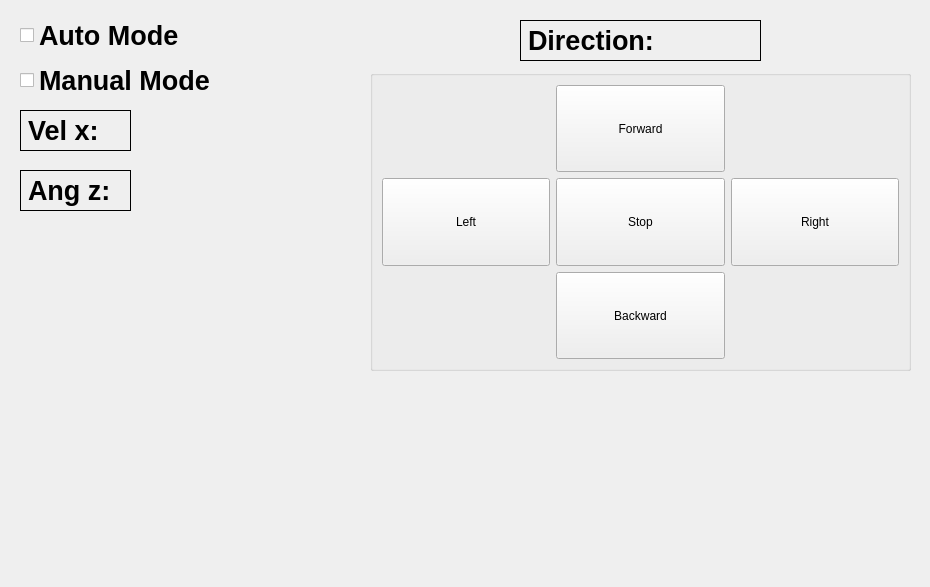
<?xml version="1.0" encoding="UTF-8"?>
<ui version="4.0">
 <class>WINDOW</class>
 <widget class="QWidget" name="WINDOW">
  <property name="geometry">
   <rect>
    <x>0</x>
    <y>0</y>
    <width>930</width>
    <height>587</height>
   </rect>
  </property>
  <property name="windowTitle">
   <string>Form</string>
  </property>
  <widget class="QCheckBox" name="auto_mode_checkbox">
   <property name="enabled">
    <bool>true</bool>
   </property>
   <property name="geometry">
    <rect>
     <x>20</x>
     <y>20</y>
     <width>161</width>
     <height>31</height>
    </rect>
   </property>
   <property name="font">
    <font>
     <pointsize>20</pointsize>
     <weight>75</weight>
     <bold>true</bold>
    </font>
   </property>
   <property name="focusPolicy">
    <enum>Qt::WheelFocus</enum>
   </property>
   <property name="autoFillBackground">
    <bool>false</bool>
   </property>
   <property name="text">
    <string>Auto Mode</string>
   </property>
  </widget>
  <widget class="QCheckBox" name="manual_mode_checkbox">
   <property name="geometry">
    <rect>
     <x>20</x>
     <y>60</y>
     <width>211</width>
     <height>41</height>
    </rect>
   </property>
   <property name="font">
    <font>
     <pointsize>20</pointsize>
     <weight>75</weight>
     <bold>true</bold>
    </font>
   </property>
   <property name="text">
    <string>Manual Mode</string>
   </property>
  </widget>
  <widget class="QLabel" name="vel_x_label">
   <property name="geometry">
    <rect>
     <x>20</x>
     <y>110</y>
     <width>111</width>
     <height>41</height>
    </rect>
   </property>
   <property name="font">
    <font>
     <pointsize>20</pointsize>
     <weight>75</weight>
     <bold>true</bold>
    </font>
   </property>
   <property name="frameShape">
    <enum>QFrame::Box</enum>
   </property>
   <property name="text">
    <string>Vel x:</string>
   </property>
  </widget>
  <widget class="QLabel" name="ang_z_label">
   <property name="geometry">
    <rect>
     <x>20</x>
     <y>170</y>
     <width>111</width>
     <height>41</height>
    </rect>
   </property>
   <property name="font">
    <font>
     <pointsize>20</pointsize>
     <weight>75</weight>
     <bold>true</bold>
    </font>
   </property>
   <property name="frameShape">
    <enum>QFrame::Box</enum>
   </property>
   <property name="text">
    <string>Ang z:</string>
   </property>
  </widget>
  <widget class="QLabel" name="direction_label">
   <property name="geometry">
    <rect>
     <x>520</x>
     <y>20</y>
     <width>241</width>
     <height>41</height>
    </rect>
   </property>
   <property name="font">
    <font>
     <pointsize>20</pointsize>
     <weight>75</weight>
     <bold>true</bold>
    </font>
   </property>
   <property name="frameShape">
    <enum>QFrame::Box</enum>
   </property>
   <property name="frameShadow">
    <enum>QFrame::Plain</enum>
   </property>
   <property name="text">
    <string>Direction: </string>
   </property>
  </widget>
  <widget class="QGroupBox" name="gridGroupBox">
   <property name="geometry">
    <rect>
     <x>370</x>
     <y>70</y>
     <width>541</width>
     <height>301</height>
    </rect>
   </property>
   <property name="sizePolicy">
    <sizepolicy hsizetype="Preferred" vsizetype="Preferred">
     <horstretch>0</horstretch>
     <verstretch>0</verstretch>
    </sizepolicy>
   </property>
   <layout class="QGridLayout" name="gridLayout">
    <item row="2" column="1">
     <widget class="QPushButton" name="backward_button">
      <property name="sizePolicy">
       <sizepolicy hsizetype="Minimum" vsizetype="Preferred">
        <horstretch>0</horstretch>
        <verstretch>0</verstretch>
       </sizepolicy>
      </property>
      <property name="text">
       <string>Backward</string>
      </property>
     </widget>
    </item>
    <item row="1" column="1">
     <widget class="QPushButton" name="stop_button">
      <property name="sizePolicy">
       <sizepolicy hsizetype="Minimum" vsizetype="Preferred">
        <horstretch>0</horstretch>
        <verstretch>0</verstretch>
       </sizepolicy>
      </property>
      <property name="text">
       <string>Stop</string>
      </property>
     </widget>
    </item>
    <item row="0" column="1">
     <widget class="QPushButton" name="forward_button">
      <property name="sizePolicy">
       <sizepolicy hsizetype="Preferred" vsizetype="Preferred">
        <horstretch>0</horstretch>
        <verstretch>0</verstretch>
       </sizepolicy>
      </property>
      <property name="text">
       <string>Forward</string>
      </property>
     </widget>
    </item>
    <item row="1" column="0">
     <widget class="QPushButton" name="turn_left_button">
      <property name="sizePolicy">
       <sizepolicy hsizetype="Minimum" vsizetype="Preferred">
        <horstretch>0</horstretch>
        <verstretch>0</verstretch>
       </sizepolicy>
      </property>
      <property name="text">
       <string>Left</string>
      </property>
     </widget>
    </item>
    <item row="1" column="2">
     <widget class="QPushButton" name="turn_right_button">
      <property name="sizePolicy">
       <sizepolicy hsizetype="Preferred" vsizetype="Preferred">
        <horstretch>0</horstretch>
        <verstretch>0</verstretch>
       </sizepolicy>
      </property>
      <property name="text">
       <string>Right</string>
      </property>
     </widget>
    </item>
   </layout>
  </widget>
 </widget>
 <resources/>
 <connections>
  <connection>
   <sender>turn_left_button</sender>
   <signal>clicked()</signal>
   <receiver>WINDOW</receiver>
   <slot>turn_left()</slot>
   <hints>
    <hint type="sourcelabel">
     <x>406</x>
     <y>231</y>
    </hint>
    <hint type="destinationlabel">
     <x>336</x>
     <y>263</y>
    </hint>
   </hints>
  </connection>
  <connection>
   <sender>forward_button</sender>
   <signal>clicked()</signal>
   <receiver>WINDOW</receiver>
   <slot>forward()</slot>
   <hints>
    <hint type="sourcelabel">
     <x>659</x>
     <y>148</y>
    </hint>
    <hint type="destinationlabel">
     <x>799</x>
     <y>68</y>
    </hint>
   </hints>
  </connection>
  <connection>
   <sender>turn_right_button</sender>
   <signal>clicked()</signal>
   <receiver>WINDOW</receiver>
   <slot>turn_right()</slot>
   <hints>
    <hint type="sourcelabel">
     <x>775</x>
     <y>212</y>
    </hint>
    <hint type="destinationlabel">
     <x>866</x>
     <y>394</y>
    </hint>
   </hints>
  </connection>
  <connection>
   <sender>backward_button</sender>
   <signal>clicked()</signal>
   <receiver>WINDOW</receiver>
   <slot>backward()</slot>
   <hints>
    <hint type="sourcelabel">
     <x>609</x>
     <y>343</y>
    </hint>
    <hint type="destinationlabel">
     <x>605</x>
     <y>394</y>
    </hint>
   </hints>
  </connection>
  <connection>
   <sender>stop_button</sender>
   <signal>clicked()</signal>
   <receiver>WINDOW</receiver>
   <slot>stop()</slot>
   <hints>
    <hint type="sourcelabel">
     <x>668</x>
     <y>251</y>
    </hint>
    <hint type="destinationlabel">
     <x>713</x>
     <y>404</y>
    </hint>
   </hints>
  </connection>
  <connection>
   <sender>auto_mode_checkbox</sender>
   <signal>stateChanged(int)</signal>
   <receiver>WINDOW</receiver>
   <slot>check()</slot>
   <hints>
    <hint type="sourcelabel">
     <x>125</x>
     <y>42</y>
    </hint>
    <hint type="destinationlabel">
     <x>245</x>
     <y>34</y>
    </hint>
   </hints>
  </connection>
  <connection>
   <sender>manual_mode_checkbox</sender>
   <signal>stateChanged(int)</signal>
   <receiver>WINDOW</receiver>
   <slot>check()</slot>
   <hints>
    <hint type="sourcelabel">
     <x>177</x>
     <y>83</y>
    </hint>
    <hint type="destinationlabel">
     <x>275</x>
     <y>117</y>
    </hint>
   </hints>
  </connection>
 </connections>
 <slots>
  <slot>message()</slot>
  <slot>turn_left()</slot>
  <slot>turn_right()</slot>
  <slot>forward()</slot>
  <slot>backward()</slot>
  <slot>stop()</slot>
  <slot>check()</slot>
 </slots>
</ui>
